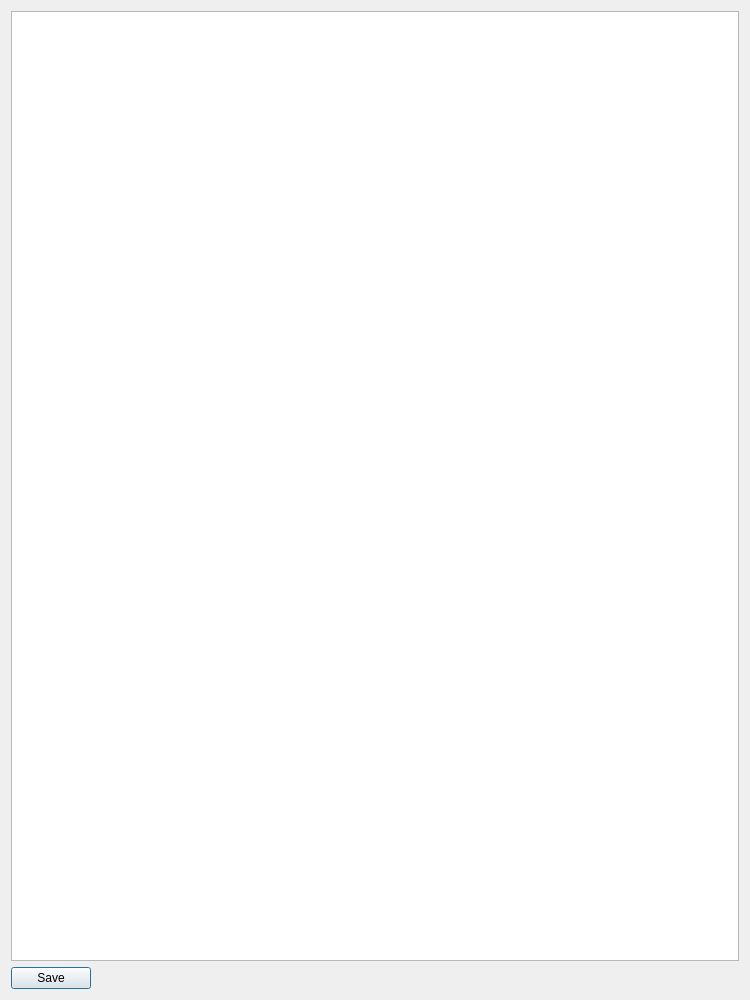
<?xml version="1.0" encoding="UTF-8"?>
<ui version="4.0">
 <class>win_graphic</class>
 <widget class="QDialog" name="win_graphic">
  <property name="geometry">
   <rect>
    <x>0</x>
    <y>0</y>
    <width>750</width>
    <height>1000</height>
   </rect>
  </property>
  <property name="sizePolicy">
   <sizepolicy hsizetype="Fixed" vsizetype="Fixed">
    <horstretch>0</horstretch>
    <verstretch>0</verstretch>
   </sizepolicy>
  </property>
  <property name="windowTitle">
   <string>Dialog</string>
  </property>
  <layout class="QVBoxLayout" name="verticalLayout">
   <item>
    <widget class="QGraphicsView" name="graphicsView">
     <property name="palette">
      <palette>
       <active>
        <colorrole role="Base">
         <brush brushstyle="SolidPattern">
          <color alpha="255">
           <red>255</red>
           <green>255</green>
           <blue>255</blue>
          </color>
         </brush>
        </colorrole>
       </active>
       <inactive>
        <colorrole role="Base">
         <brush brushstyle="SolidPattern">
          <color alpha="255">
           <red>255</red>
           <green>255</green>
           <blue>255</blue>
          </color>
         </brush>
        </colorrole>
       </inactive>
       <disabled>
        <colorrole role="Base">
         <brush brushstyle="SolidPattern">
          <color alpha="255">
           <red>68</red>
           <green>68</green>
           <blue>68</blue>
          </color>
         </brush>
        </colorrole>
       </disabled>
      </palette>
     </property>
     <property name="verticalScrollBarPolicy">
      <enum>Qt::ScrollBarAlwaysOff</enum>
     </property>
     <property name="horizontalScrollBarPolicy">
      <enum>Qt::ScrollBarAlwaysOff</enum>
     </property>
    </widget>
   </item>
   <item>
    <widget class="QPushButton" name="pushButton">
     <property name="maximumSize">
      <size>
       <width>80</width>
       <height>16777215</height>
      </size>
     </property>
     <property name="text">
      <string>Save</string>
     </property>
    </widget>
   </item>
  </layout>
 </widget>
 <resources/>
 <connections/>
</ui>
